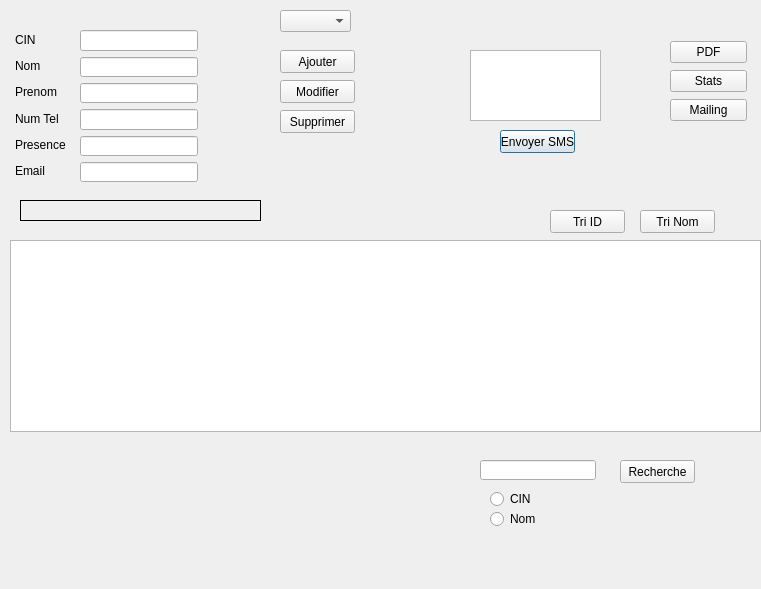
<?xml version="1.0" encoding="UTF-8"?>
<ui version="4.0">
 <class>Dialog_invite</class>
 <widget class="QDialog" name="Dialog_invite">
  <property name="geometry">
   <rect>
    <x>0</x>
    <y>0</y>
    <width>761</width>
    <height>589</height>
   </rect>
  </property>
  <property name="windowTitle">
   <string>Dialog</string>
  </property>
  <widget class="QPushButton" name="EnvoyerSMS">
   <property name="geometry">
    <rect>
     <x>500</x>
     <y>130</y>
     <width>75</width>
     <height>23</height>
    </rect>
   </property>
   <property name="text">
    <string>Envoyer SMS</string>
   </property>
  </widget>
  <widget class="QWidget" name="layoutWidget">
   <property name="geometry">
    <rect>
     <x>15</x>
     <y>30</y>
     <width>61</width>
     <height>151</height>
    </rect>
   </property>
   <layout class="QVBoxLayout" name="verticalLayout">
    <item>
     <widget class="QLabel" name="label">
      <property name="text">
       <string>CIN</string>
      </property>
     </widget>
    </item>
    <item>
     <widget class="QLabel" name="label_2">
      <property name="text">
       <string>Nom</string>
      </property>
     </widget>
    </item>
    <item>
     <widget class="QLabel" name="label_3">
      <property name="text">
       <string>Prenom</string>
      </property>
     </widget>
    </item>
    <item>
     <widget class="QLabel" name="label_4">
      <property name="text">
       <string>Num Tel</string>
      </property>
     </widget>
    </item>
    <item>
     <widget class="QLabel" name="label_6">
      <property name="text">
       <string>Presence</string>
      </property>
     </widget>
    </item>
    <item>
     <widget class="QLabel" name="label_5">
      <property name="text">
       <string>Email</string>
      </property>
     </widget>
    </item>
   </layout>
  </widget>
  <widget class="QWidget" name="layoutWidget_2">
   <property name="geometry">
    <rect>
     <x>670</x>
     <y>40</y>
     <width>77</width>
     <height>83</height>
    </rect>
   </property>
   <layout class="QVBoxLayout" name="verticalLayout_3">
    <item>
     <widget class="QPushButton" name="pushButton_4">
      <property name="text">
       <string>PDF</string>
      </property>
     </widget>
    </item>
    <item>
     <widget class="QPushButton" name="pushButton_5">
      <property name="text">
       <string>Stats</string>
      </property>
     </widget>
    </item>
    <item>
     <widget class="QPushButton" name="pushButton_6">
      <property name="text">
       <string>Mailing</string>
      </property>
     </widget>
    </item>
   </layout>
  </widget>
  <widget class="QPushButton" name="Recherche">
   <property name="geometry">
    <rect>
     <x>620</x>
     <y>460</y>
     <width>75</width>
     <height>23</height>
    </rect>
   </property>
   <property name="text">
    <string>Recherche</string>
   </property>
  </widget>
  <widget class="QPushButton" name="Modifier">
   <property name="geometry">
    <rect>
     <x>280</x>
     <y>80</y>
     <width>75</width>
     <height>23</height>
    </rect>
   </property>
   <property name="text">
    <string>Modifier</string>
   </property>
  </widget>
  <widget class="QRadioButton" name="radioButton">
   <property name="geometry">
    <rect>
     <x>490</x>
     <y>490</y>
     <width>83</width>
     <height>18</height>
    </rect>
   </property>
   <property name="text">
    <string>CIN</string>
   </property>
  </widget>
  <widget class="QPushButton" name="Ajouter">
   <property name="geometry">
    <rect>
     <x>280</x>
     <y>50</y>
     <width>75</width>
     <height>23</height>
    </rect>
   </property>
   <property name="text">
    <string>Ajouter</string>
   </property>
  </widget>
  <widget class="QRadioButton" name="radioButton_2">
   <property name="geometry">
    <rect>
     <x>490</x>
     <y>510</y>
     <width>83</width>
     <height>18</height>
    </rect>
   </property>
   <property name="text">
    <string>Nom</string>
   </property>
  </widget>
  <widget class="QPushButton" name="Supprimer">
   <property name="geometry">
    <rect>
     <x>280</x>
     <y>110</y>
     <width>75</width>
     <height>23</height>
    </rect>
   </property>
   <property name="text">
    <string>Supprimer</string>
   </property>
  </widget>
  <widget class="QTextEdit" name="textEdit">
   <property name="geometry">
    <rect>
     <x>470</x>
     <y>50</y>
     <width>131</width>
     <height>71</height>
    </rect>
   </property>
  </widget>
  <widget class="QWidget" name="layoutWidget_3">
   <property name="geometry">
    <rect>
     <x>80</x>
     <y>30</y>
     <width>118</width>
     <height>152</height>
    </rect>
   </property>
   <layout class="QVBoxLayout" name="verticalLayout_2">
    <item>
     <widget class="QLineEdit" name="Linecin"/>
    </item>
    <item>
     <widget class="QLineEdit" name="LineNom"/>
    </item>
    <item>
     <widget class="QLineEdit" name="LinePrenom"/>
    </item>
    <item>
     <widget class="QLineEdit" name="LineNumTel"/>
    </item>
    <item>
     <widget class="QLineEdit" name="Linepresence"/>
    </item>
    <item>
     <widget class="QLineEdit" name="LineEmail"/>
    </item>
   </layout>
  </widget>
  <widget class="QComboBox" name="comboBox">
   <property name="geometry">
    <rect>
     <x>280</x>
     <y>10</y>
     <width>71</width>
     <height>22</height>
    </rect>
   </property>
  </widget>
  <widget class="QTableView" name="tableView">
   <property name="geometry">
    <rect>
     <x>10</x>
     <y>240</y>
     <width>751</width>
     <height>192</height>
    </rect>
   </property>
  </widget>
  <widget class="QPushButton" name="TriNom">
   <property name="geometry">
    <rect>
     <x>640</x>
     <y>210</y>
     <width>75</width>
     <height>23</height>
    </rect>
   </property>
   <property name="text">
    <string>Tri Nom</string>
   </property>
  </widget>
  <widget class="QPushButton" name="TriID">
   <property name="geometry">
    <rect>
     <x>550</x>
     <y>210</y>
     <width>75</width>
     <height>23</height>
    </rect>
   </property>
   <property name="text">
    <string>Tri ID</string>
   </property>
  </widget>
  <widget class="QLineEdit" name="LineRecherche">
   <property name="geometry">
    <rect>
     <x>480</x>
     <y>460</y>
     <width>116</width>
     <height>20</height>
    </rect>
   </property>
  </widget>
  <widget class="QLabel" name="label_7">
   <property name="geometry">
    <rect>
     <x>20</x>
     <y>200</y>
     <width>241</width>
     <height>21</height>
    </rect>
   </property>
   <property name="styleSheet">
    <string notr="true">border: 1px solid black;</string>
   </property>
   <property name="text">
    <string/>
   </property>
  </widget>
 </widget>
 <resources/>
 <connections/>
</ui>
